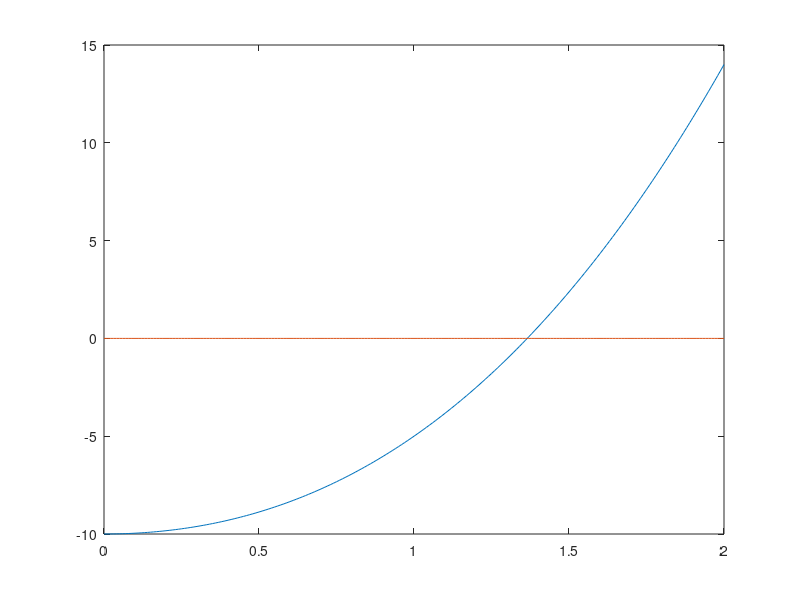

MATLAB code to generate this figure: (Note: this script raises an error after producing the figure.)
clc

%warning off

tol = 10^(-4);
nmax = 1000;

f = @(x) (x.^3) + (4 * x.^2) - 10;

ejex = @(x) 0 * x;

I = [0:0.01:2];

plot(I, f(I), I, ejex(I))

a = 1;
b = 2;
[zero, res, niter] = bisection(f, a, b, tol, nmax)

df = @(x) (3 * x.^2) + (8 * x);
x0 = a;

% Newtoniana
[zeroN, resN, niterN] = newton(f, df, x0, tol, nmax)

vx0 = [0.5, 0.5]';
[zNsys, rNsys, nNsys] = newtonsys(@fun, @Jac, vx0, tol, nmax)




%%% Punto fijo
phiV = @(x) 3*x ./ (1 + x);
phiP = @(x) (3 * x.^2) ./ (1 + x.^2);
diag = @(x) x;

I = [0:0.01:10];
subplot(2, 1, 1);
plot(I, phiV(I), I, diag(I))
subplot(2, 1, 2);
plot(I, phiP(I), I, diag(I))


x01 = 0.1;
[x, niter] = puntofijo2(phiV, x01, tol, nmax)

x02 = 1.9;
[x, niter] = puntofijo2(phiV, x02, tol, nmax)